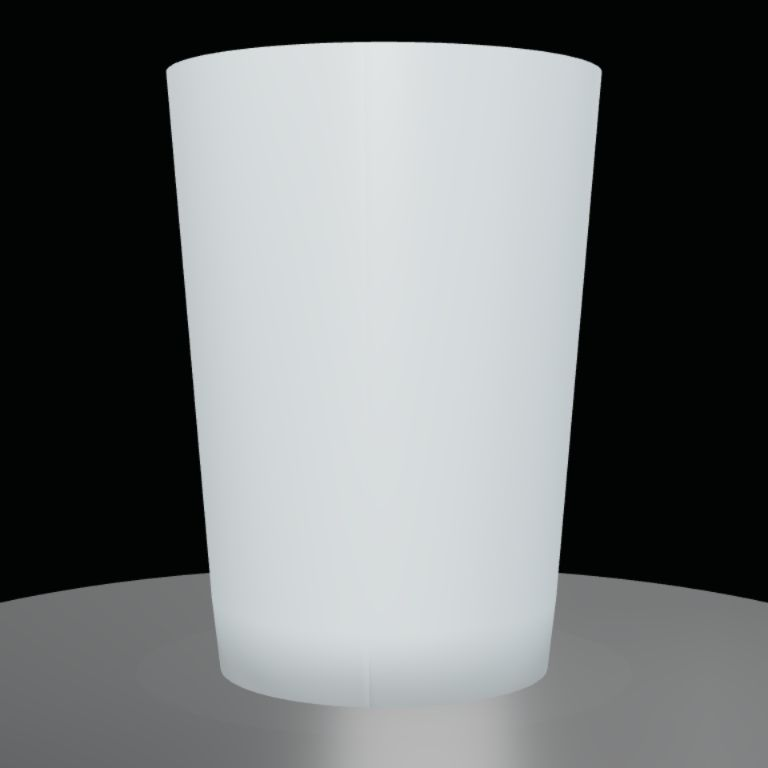
#> input picture review/blockout.jpg, 768 x 768 px
$ python build_seamless_tolex.py ../review/blockout.jpg out.png
#> lines starting #> are read from the running program, lines starting #| are printed output that depends on the picture; after the words box and inside, x2 and y2 are one past the last pixel; in counts of white or black regions, pixels touching at a corner belong together
from __future__ import annotations

import argparse
from pathlib import Path

import numpy as np
from PIL import Image, ImageFilter


def make_periodic(array: np.ndarray, band: int) -> np.ndarray:
    result = array.astype(np.float32, copy=True)
    height, width = result.shape[:2]
    for offset in range(band):
        weight = 0.5 * (1.0 + np.cos(np.pi * offset / max(1, band - 1)))
        left = result[:, offset].copy()
        right = result[:, width - 1 - offset].copy()
        average = (left + right) * 0.5
        result[:, offset] = left * (1.0 - weight) + average * weight
        result[:, width - 1 - offset] = right * (1.0 - weight) + average * weight
    for offset in range(band):
        weight = 0.5 * (1.0 + np.cos(np.pi * offset / max(1, band - 1)))
        top = result[offset].copy()
        bottom = result[height - 1 - offset].copy()
        average = (top + bottom) * 0.5
        result[offset] = top * (1.0 - weight) + average * weight
        result[height - 1 - offset] = bottom * (1.0 - weight) + average * weight
    return result


def save_rgb(path: Path, array: np.ndarray) -> None:
    Image.fromarray(np.clip(array, 0, 255).astype(np.uint8), mode="RGB").save(path)


def save_gray(path: Path, array: np.ndarray) -> None:
    Image.fromarray(np.clip(array, 0, 255).astype(np.uint8), mode="L").save(path)


def main() -> None:
    parser = argparse.ArgumentParser()
    parser.add_argument("input", type=Path)
    parser.add_argument("output", type=Path)
    parser.add_argument("--size", type=int, default=1024)
    args = parser.parse_args()

    args.output.mkdir(parents=True, exist_ok=True)
    source = Image.open(args.input).convert("RGB").resize((args.size, args.size), Image.Resampling.LANCZOS)
    source_array = np.asarray(source, dtype=np.float32)

    # Remove residual broad illumination while retaining the photographed microstructure.
    low_frequency = np.asarray(source.filter(ImageFilter.GaussianBlur(radius=54)), dtype=np.float32)
    target_level = 24.0
    albedo = source_array * (target_level / np.maximum(low_frequency, 5.0))
    albedo = np.clip(albedo, 7.0, 43.0)
    albedo = make_periodic(albedo, 112)

    luminance = albedo.mean(axis=2)
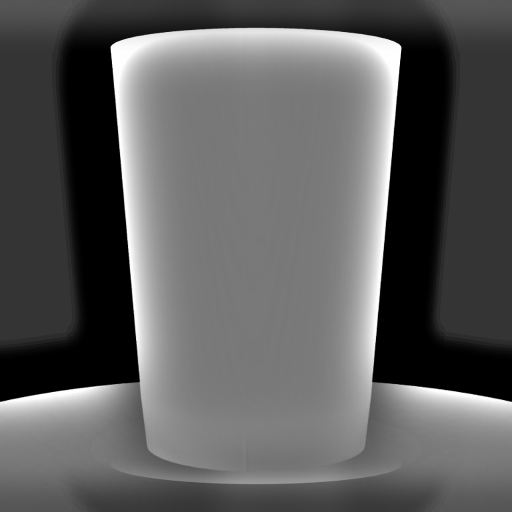
#> luminance: shape (1024, 1024) float32 (shown at 1/2 size); min 7, max 43, mean 20.1; drawn with min black and max white
    low, high = np.percentile(luminance, (1.0, 99.0))
#> low = 7; high = 42.33
    height = np.clip((luminance - low) / max(1e-5, high - low), 0.0, 1.0)
    height = np.asarray(
        Image.fromarray((height * 255).astype(np.uint8), mode="L").filter(ImageFilter.GaussianBlur(radius=0.65)),
        dtype=np.float32,
    ) / 255.0
    height = make_periodic(height, 112)
#> after the loop in make_periodic (call 2), `for offset in range(band):`: result: shape (1024, 1024) float32; min 0, max 1, mean 0.369

    dx = (np.roll(height, -1, axis=1) - np.roll(height, 1, axis=1)) * 1.45
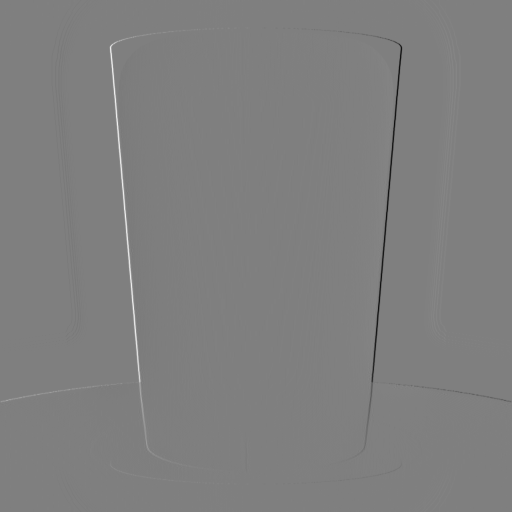
#> dx: shape (1024, 1024) float32 (shown at 1/2 size); min -1.19, max 1.19, mean -4.13e-12; drawn with min black and max white
    dy = (np.roll(height, -1, axis=0) - np.roll(height, 1, axis=0)) * 1.45
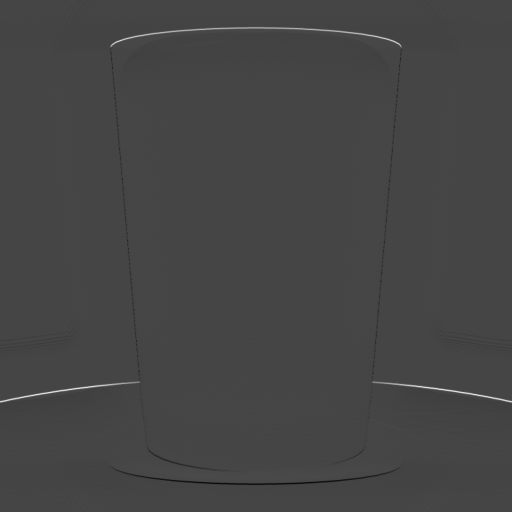
#> dy: shape (1024, 1024) float32 (shown at 1/2 size); min -0.444, max 1.19, mean 5.32e-11; drawn with min black and max white
    nz = np.ones_like(height)
    length = np.sqrt(dx * dx + dy * dy + nz * nz)
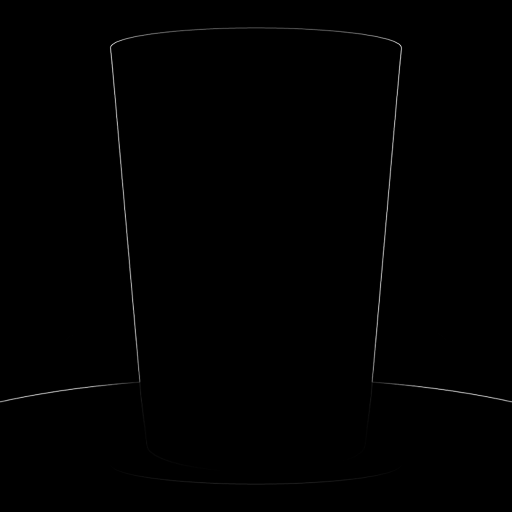
#> length: shape (1024, 1024) float32 (shown at 1/2 size); min 1, max 1.67, mean 1; drawn with min black and max white
    normal = np.stack((-dx / length, -dy / length, nz / length), axis=2)
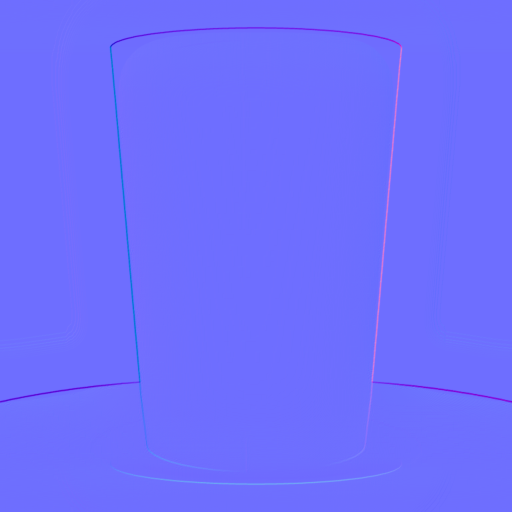
#> normal: shape (1024, 1024, 3) float32 (shown at 1/2 size); mean of channels 0, 1, 2 -5.25e-06, 0.00035, 0.998; drawn with min black and max white
    normal = (normal * 0.5 + 0.5) * 255.0

    roughness = 232.0 - (height - 0.5) * 16.0
    roughness = make_periodic(roughness, 112)
#> after the loop in make_periodic (call 3), `for offset in range(band):`: result: shape (1024, 1024) float32; min 224, max 240, mean 234.1
    ambient_occlusion = 242.0 - (1.0 - height) * 24.0
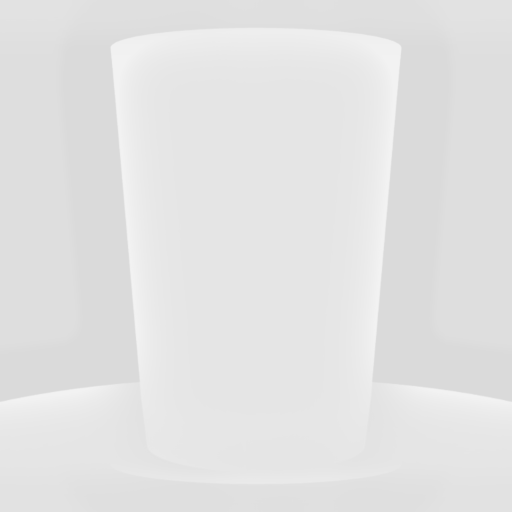
#> ambient_occlusion: shape (1024, 1024) float32 (shown at 1/2 size); min 218, max 242, mean 226.9
    ambient_occlusion = make_periodic(ambient_occlusion, 112)
#> after the loop in make_periodic (call 4), `for offset in range(band):`: result: shape (1024, 1024) float32; 10.34% of pixels changed, all inside (x1, y1, x2, y2) = (1, 0, 1023, 1024)

    stem = "cabinet-tolex-real"
    save_rgb(args.output / f"{stem}_albedo.png", albedo)
#> in save_rgb, `Image.fromarray(np.clip(array, 0, 255).astype(np.uint8), mode="RGB").s..`:
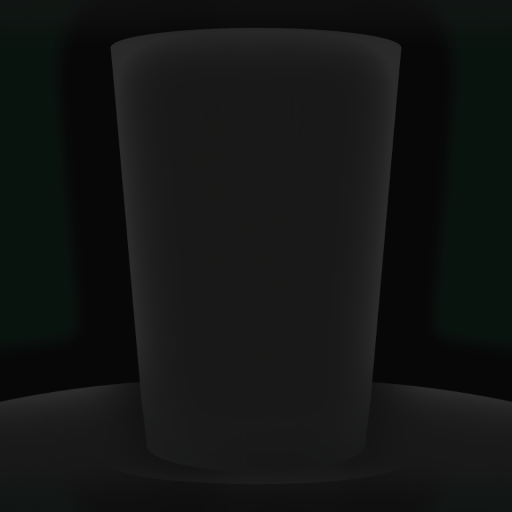
#> saved as cabinet-tolex-real_albedo.png: PIL image 1024x1024 RGB (shown at 1/2 size); mean R, G, B 18.9, 20.6, 19.8
    save_rgb(args.output / f"{stem}_normal.png", normal)
    save_gray(args.output / f"{stem}_roughness.png", roughness)
    save_gray(args.output / f"{stem}_ao.png", ambient_occlusion)
    save_gray(args.output / f"{stem}_height.png", height * 255.0)

    edge_x = float(np.abs(albedo[:, 0] - albedo[:, -1]).max())
#> edge_x = 0
    edge_y = float(np.abs(albedo[0] - albedo[-1]).max())
#> edge_y = 0
    print(
        {
            "mean_albedo": round(float(albedo.mean()), 3),
            "max_albedo": round(float(albedo.max()), 3),
            "edge_delta_x": round(edge_x, 3),
            "edge_delta_y": round(edge_y, 3),
        }
    )
#| {'mean_albedo': 20.117, 'max_albedo': 43.0, 'edge_delta_x': 0.0, 'edge_delta_y': 0.0}


if __name__ == "__main__":
    main()

$ run again, on review/interaction-front.jpg
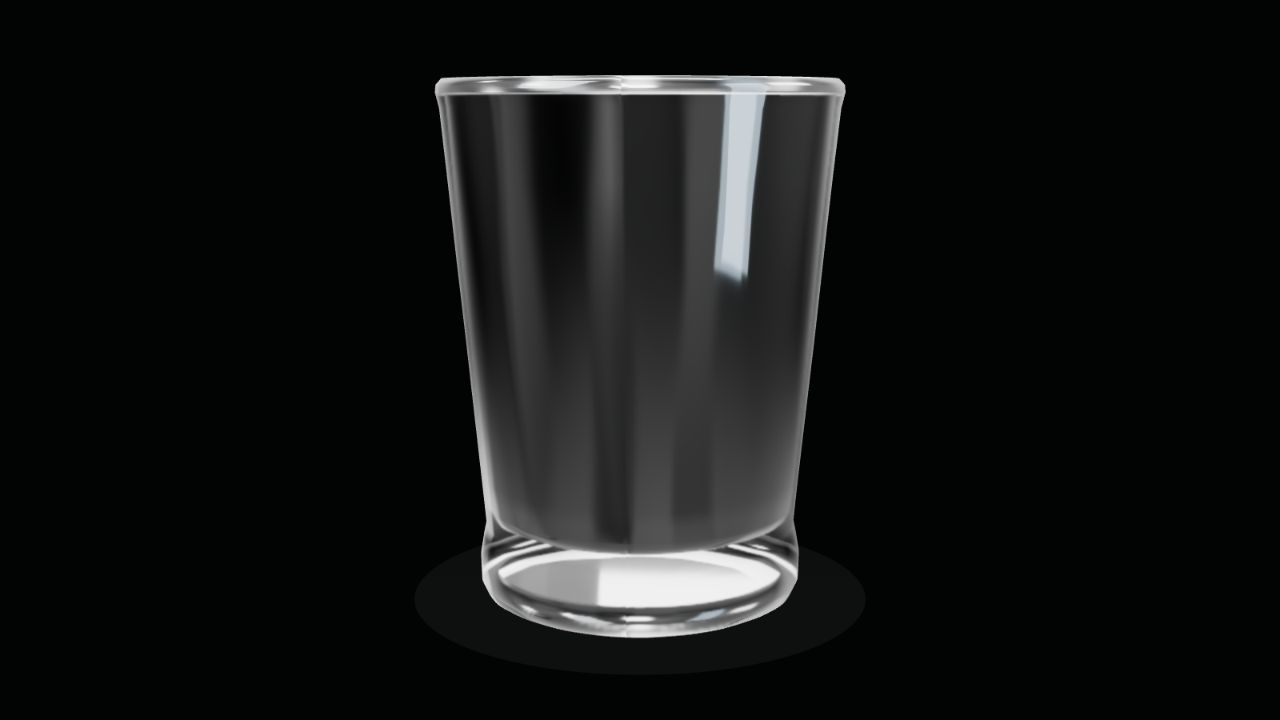
#> input picture review/interaction-front.jpg, 1280 x 720 px
#> in main, `luminance = albedo.mean(axis=2)`:
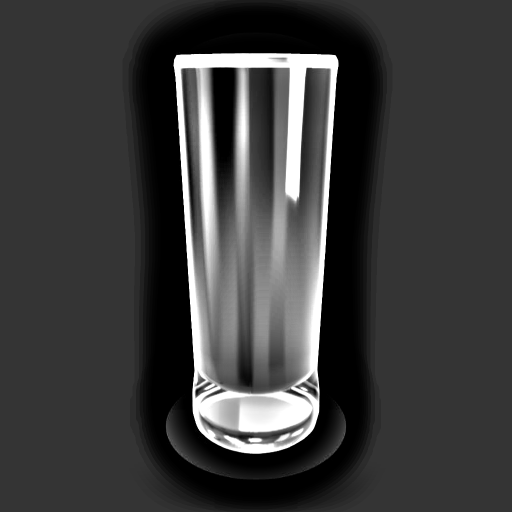
#> luminance: shape (1024, 1024) float32 (shown at 1/2 size); min 7, max 43, mean 15.5; drawn with min black and max white
#> low = 7; high = 43
#> in save_rgb, `Image.fromarray(np.clip(array, 0, 255).astype(np.uint8), mode="RGB").s..`:
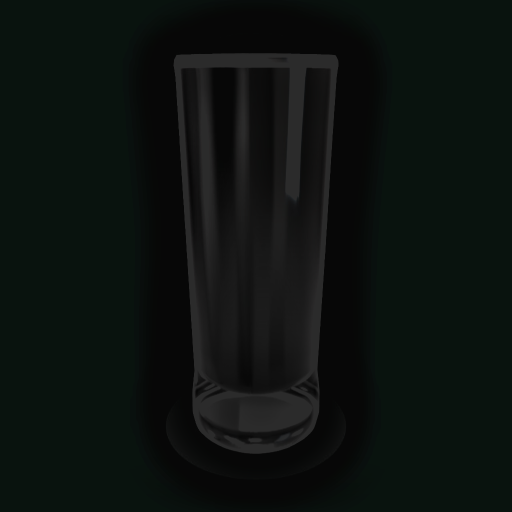
#> saved as cabinet-tolex-real_albedo.png: PIL image 1024x1024 RGB (shown at 1/2 size); mean R, G, B 12.3, 18, 15.2
#> edge_x = 0
#| {'mean_albedo': 15.526, 'max_albedo': 43.0, 'edge_delta_x': 0.0, 'edge_delta_y': 0.0}

$ run again, on review/interaction-moved.jpg
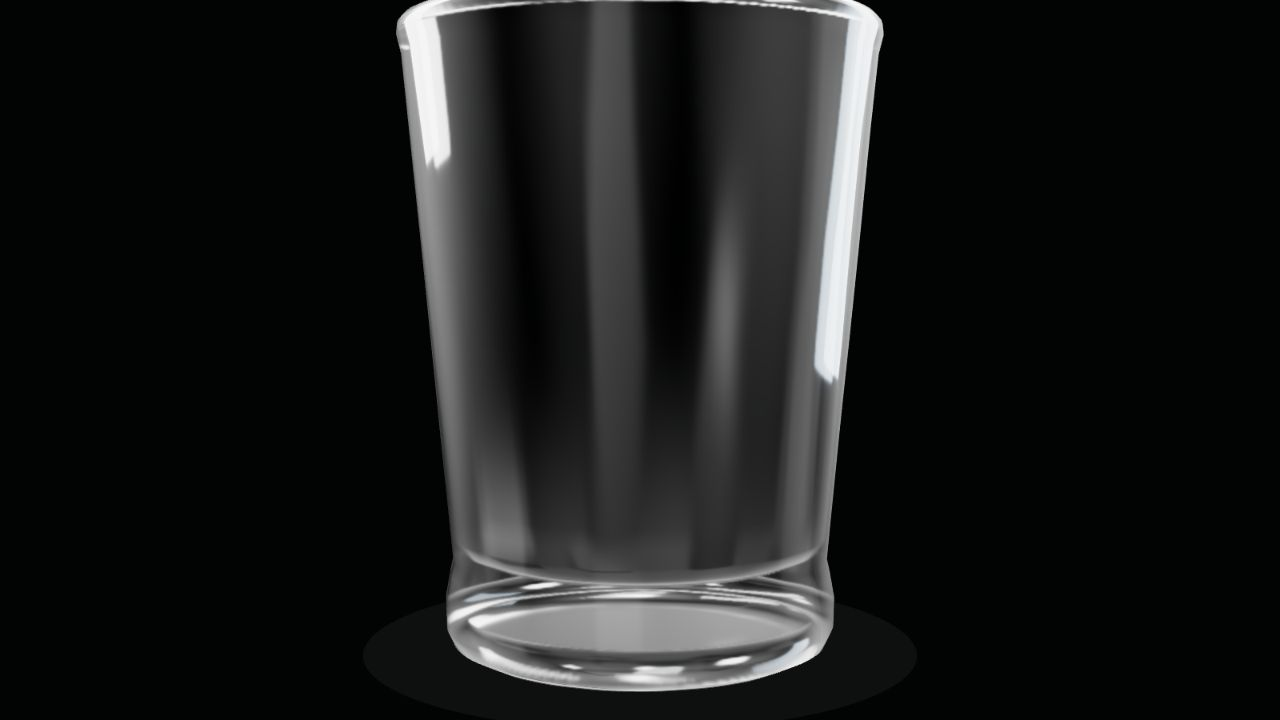
#> input picture review/interaction-moved.jpg, 1280 x 720 px
#> in main, `luminance = albedo.mean(axis=2)`:
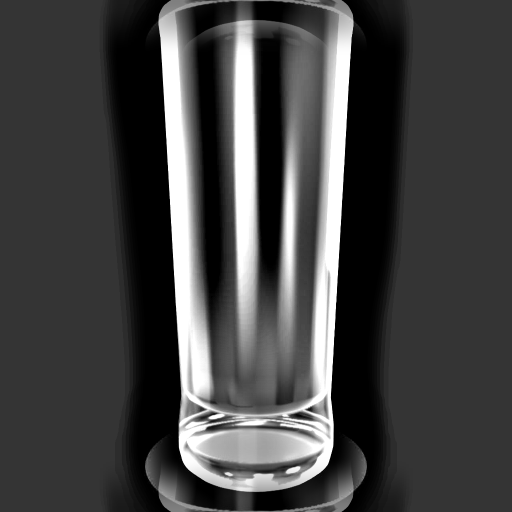
#> luminance: shape (1024, 1024) float32 (shown at 1/2 size); min 7, max 43, mean 16.4; drawn with min black and max white
#> low = 7; high = 43
#> in save_rgb, `Image.fromarray(np.clip(array, 0, 255).astype(np.uint8), mode="RGB").s..`:
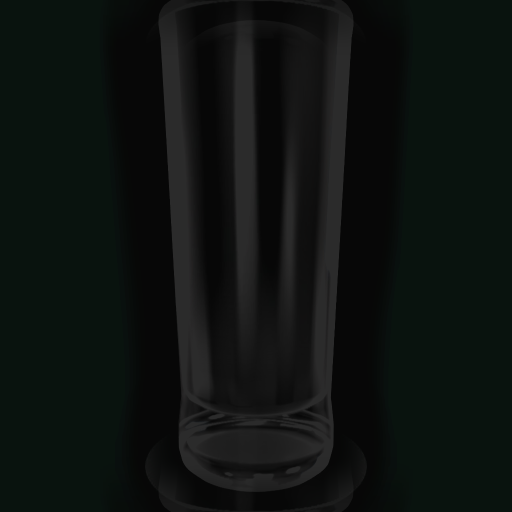
#> saved as cabinet-tolex-real_albedo.png: PIL image 1024x1024 RGB (shown at 1/2 size); mean R, G, B 13.7, 18.4, 16.1
#> edge_x = 0
#| {'mean_albedo': 16.426, 'max_albedo': 43.0, 'edge_delta_x': 0.0, 'edge_delta_y': 0.0}
